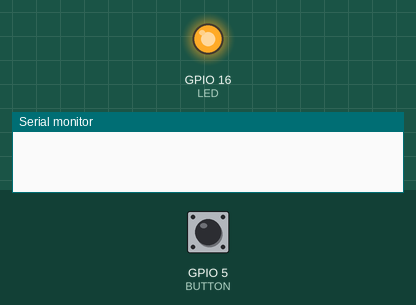
This sketch was run on a simulated ESP32. On the bench: output pins drawn as LEDs (lit = HIGH), the last lines printed to the serial monitor. Dashed ring = blinking. The test bench sets the inputs (shaded band); at power-on: GPIO 5 (BUTTON) HIGH.

Above: at 1.2 s.
1.3 s: GPIO 5 (BUTTON) pulled LOW for 0.15 s
At 1.9 s:
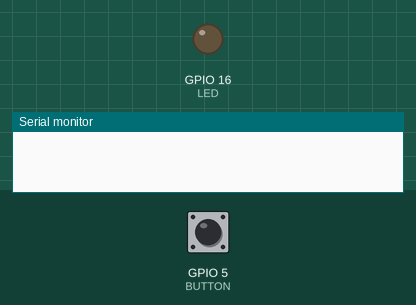
3.5 s: GPIO 5 (BUTTON) pulled LOW for 1 s
At 6.4 s:
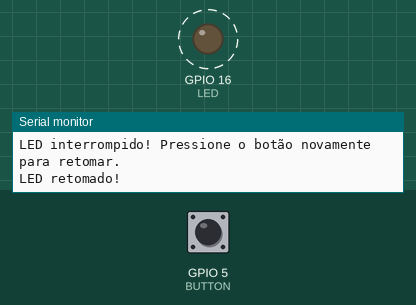
6.5 s: GPIO 5 (BUTTON) pulled LOW for 3.2 s
At 7.6 s:
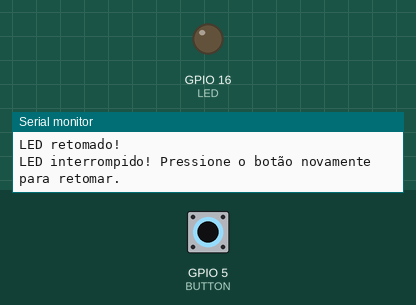
Timing chart, 0 to 9.5 s (numbered marks = the images above; inputs shaded):
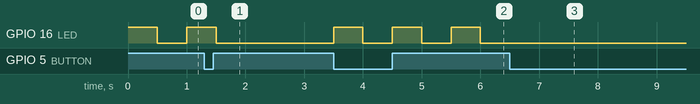

The sketch:

Interrup__o_Externa.ino
```cpp
const int LED = 16;
const int BUTTON = 5;

volatile bool interrupted = false;
bool ledStopped = false;
unsigned long lastInterruptTime = 0;
const unsigned long debounceDelay = 200; // Tempo de debounce em milissegundos

void IRAM_ATTR ISR() {
  // Verifica se passou tempo suficiente desde a última interrupção
  if (millis() - lastInterruptTime > debounceDelay) {
    interrupted = true;
    lastInterruptTime = millis();
  }
}

void setup() {
  Serial.begin(115200);
  pinMode(LED, OUTPUT);
  pinMode(BUTTON, INPUT);
  attachInterrupt(digitalPinToInterrupt(BUTTON), ISR, FALLING);
}

void loop() {
  if (interrupted) {
    interrupted = false;

    if (!ledStopped) {
      // Primeiro pressionamento - para o LED
      ledStopped = true;
      digitalWrite(LED, LOW);
      Serial.println("LED interrompido! Pressione o botão novamente para retomar.");
    } else {
      // Segundo pressionamento - retoma o LED
      ledStopped = false;
      Serial.println("LED retomado!");
    }
  }

  if (!ledStopped) {
    // Comportamento normal do LED (piscando)
    digitalWrite(LED, HIGH);
    delay(500);
    digitalWrite(LED, LOW);
    delay(500);
  }
}
```

Measured:
- after the input at 1.3 s, GPIO 16 (LED): goes on until 1.5 s, then stays LOW
- after the input at 3.5 s, GPIO 16 (LED): alternates HIGH for 0.50 s and LOW for 0.50 s, starting at once
- after the input at 6.5 s, GPIO 16 (LED): stops changing and stays LOW
